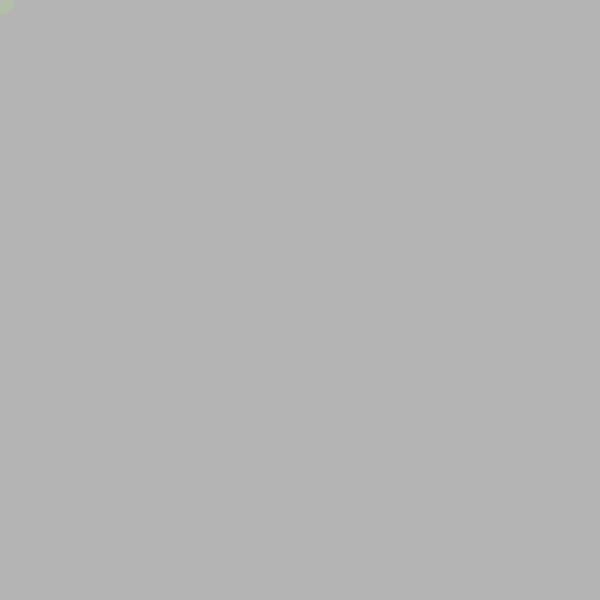
Frame 1 (no input)
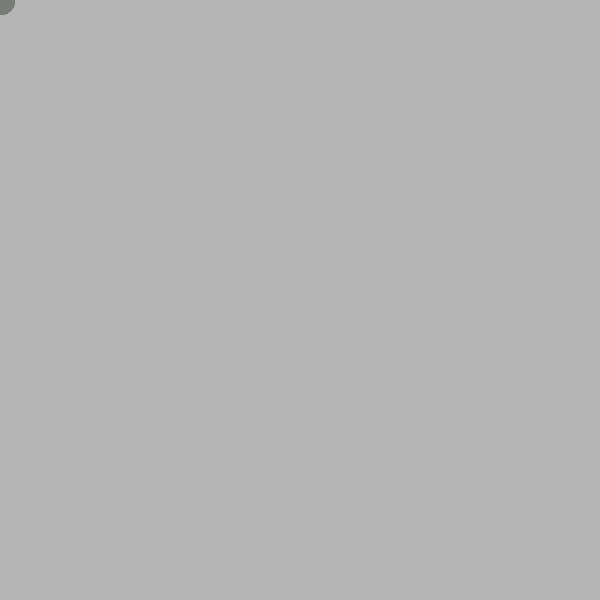
Frame 60 (the mouse pressed at the canvas centre just before this capture)
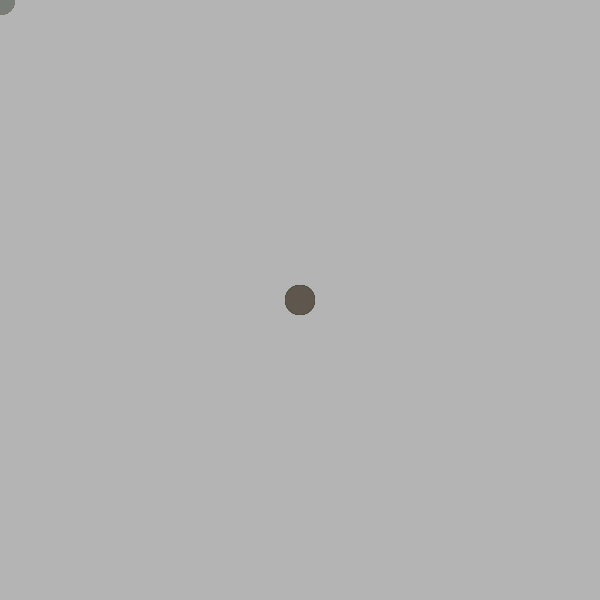
Frame 120 (the mouse held since frame 60 and released just before this capture)

The Processing sketch that drew these frames (run headless with seeded random() and noise(); from frame 60 on, the mouse is pressed at the canvas centre):

// Processing sketch: processing_135474
// ── processing_135474.pde

void setup(){
  size(600,600);
  background(180);
}
void draw(){
  noStroke();
  colorMode(HSB);
  fill(random( 100), random(120),random(200)); 
  ellipse(mouseX,mouseY,30,30);
  }
